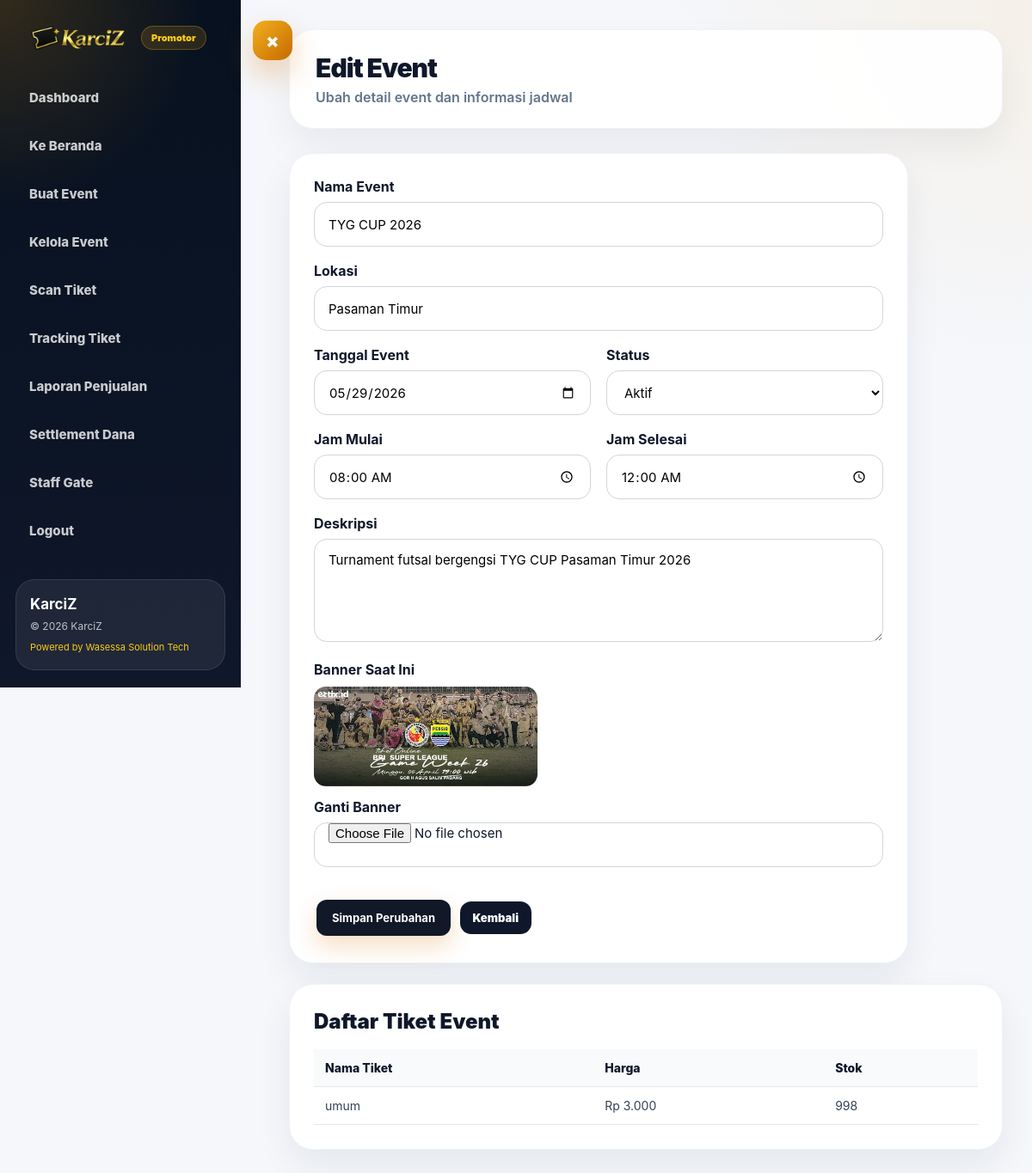
Page /organizer/edit-event.php?id=6 (signed in) on the committed database.
### tables this page shows
CREATE TABLE `events` (
  `id` int(11) NOT NULL,
  `organizer_id` int(11) DEFAULT NULL,
  `nama_event` varchar(255) DEFAULT NULL,
  `lokasi` varchar(255) DEFAULT NULL,
  `tanggal` date DEFAULT NULL,
  `tanggal_selesai` date DEFAULT NULL,
  `jam_mulai` time DEFAULT NULL,
  `jam_selesai` time DEFAULT NULL,
  `deskripsi` text DEFAULT NULL,
  `banner` varchar(255) DEFAULT NULL,
  `status` enum('aktif','selesai') DEFAULT 'aktif',
  `created_at` timestamp NOT NULL DEFAULT current_timestamp()
);

CREATE TABLE `tickets` (
  `id` int(11) NOT NULL,
  `event_id` int(11) DEFAULT NULL,
  `nama_tiket` varchar(100) DEFAULT NULL,
  `harga` int(11) DEFAULT NULL,
  `stok` int(11) DEFAULT NULL,
  `created_at` timestamp NOT NULL DEFAULT current_timestamp()
);

### organizer/edit-event.php (the view, shortened to what this page needs)
<?php
include '../config.php';
$username = $_SESSION['user'];
$event_id = intval($_GET['id']);
$stmt = $conn->prepare("
    SELECT promotor.id, promotor.nama_brand
    FROM promotor
    JOIN users ON promotor.user_id = users.id
    WHERE users.username = ?
    LIMIT 1
");
$stmt->bind_param("s", $username);
$stmt->execute();
$promotor = $stmt->get_result()->fetch_assoc();
$promotor_id = $promotor['id'];
$stmt = $conn->prepare("
    SELECT *
    FROM tickets
    WHERE event_id = ?
    ORDER BY harga ASC
");
$stmt->bind_param("i", $event_id);
$stmt->execute();
$tickets = $stmt->get_result();
$stmt = $conn->prepare("
    SELECT *
    FROM events
    WHERE id = ? AND organizer_id = ?
    LIMIT 1
");
$stmt->bind_param("ii", $event_id, $promotor_id);
$stmt->execute();
$event = $stmt->get_result()->fetch_assoc();
?>
<!DOCTYPE html>
<html lang="id">
<head>
    <link rel="stylesheet" href="/Karciz/assets/css/organizer.css?v=10">
    <link rel="stylesheet" href="/Karciz/assets/css/organizer-premium.css?v=1">
</head>
<body>
<div class="organizer-wrapper">
    <?php include 'sidebar.php'; ?>
    <div class="organizer-main">
        <div class="organizer-topbar">
            <div>
                <h3>Edit Event</h3>
                <p>Ubah detail event dan informasi jadwal</p>
            </div>
        </div>
        <div class="form-card">
            <form method="POST" enctype="multipart/form-data">
                <label>Nama Event</label>
                <input
                    type="text"
                    name="nama_event"
                    value="<?= htmlspecialchars($event['nama_event']); ?>"
                    required
                >
                <label>Lokasi</label>
                <input
                    type="text"
                    name="lokasi"
                    value="<?= htmlspecialchars($event['lokasi']); ?>"
                    required
                >
                <div class="form-grid">
                    <div>
                        <label>Tanggal Event</label>
                        <input
                            type="date"
                            name="tanggal"
                            value="<?= htmlspecialchars($event['tanggal']); ?>"
                            required
                        >
                    </div>
                    <div>
                        <label>Status</label>
                        <select name="status" required>
                            <option value="aktif" <?= $event['status'] === 'aktif' ? 'selected' : ''; ?>>Aktif</option>
                        </select>
                    </div>
                </div>
                <div class="form-grid">
                    <div>
                        <label>Jam Mulai</label>
                        <input
                            type="time"
                            name="jam_mulai"
                            value="<?= htmlspecialchars($event['jam_mulai'] ?? ''); ?>"
                        >
                    </div>
                    <div>
                        <label>Jam Selesai</label>
                        <input
                            type="time"
                            name="jam_selesai"
                            value="<?= htmlspecialchars($event['jam_selesai'] ?? ''); ?>"
                        >
                    </div>
                </div>
                <label>Deskripsi</label>
                <textarea name="deskripsi" rows="6" required><?= htmlspecialchars($event['deskripsi']); ?></textarea>
                <label>Banner Saat Ini</label>
                <?php if (!empty($event['banner'])): ?>
                    <div style="margin:10px 0;">
                        <img
                            src="/Karciz/assets/images/events/<?= htmlspecialchars($event['banner']); ?>"
                            style="max-width:260px;border-radius:14px;"
                        >
                    </div>
                <?php else: ?>
                    <p>Belum ada banner.</p>
                <?php endif; ?>
                <label>Ganti Banner</label>
                <input type="file" name="banner" accept="image/*">
                <button type="submit" class="btn-add" style="margin-top:20px;">
                    Simpan Perubahan
                </button>
                <a href="manage-event.php" class="btn-view" style="display:inline-block;margin-top:20px;">
                    Kembali
                </a>
            </form>
        </div>
        <div class="table-container" style="margin-top:24px;">
            <h3>Daftar Tiket Event</h3>
            <table>
                <thead>
                    <tr>
                        <th>Nama Tiket</th>
                        <th>Harga</th>
                        <th>Stok</th>
                    </tr>
                </thead>
                <tbody>
                    <?php if ($tickets->num_rows > 0): ?>
                        <?php while ($ticket = $tickets->fetch_assoc()): ?>
                            <tr>
                                <td><?= htmlspecialchars($ticket['nama_tiket']); ?></td>
                                <td>Rp <?= number_format($ticket['harga'], 0, ',', '.'); ?></td>
                                <td><?= $ticket['stok']; ?></td>
                            </tr>
                        <?php endwhile; ?>
                    <?php else: ?>
                        <tr>
                            <td colspan="3">Belum ada tiket.</td>
                        </tr>
                    <?php endif; ?>
                </tbody>
            </table>
        </div>
    </div>
</div>
</body>
</html>

### assets/css/organizer.css (style rules this page uses)
* { margin: 0; padding: 0; box-sizing: border-box; }
body { font-family: 'Segoe UI', Calibri, sans-serif; background: #f4f6f9; color: #111827; }
.organizer-wrapper { display: flex; min-height: 100vh; }
.organizer-main { flex: 1; padding: 28px; }
.organizer-topbar { background: #fff; padding: 18px 22px; border-radius: 16px; box-shadow: 0 8px 24px rgba(0,0,0,0.05); display: flex; justify-content: space-between; align-items: center; margin-bottom: 24px; }
.organizer-topbar h3 { font-size: 24px; }
.form-card { background: #fff; padding: 26px; border-radius: 18px; box-shadow: 0 8px 24px rgba(0,0,0,0.06); max-width: 720px; }
.form-card label { display: block; margin-bottom: 8px; font-weight: 700; }
.form-card input, .form-card textarea, .form-card select { width: 100%; padding: 13px; margin-bottom: 18px; border: 1px solid #d1d5db; border-radius: 12px; outline: none; font-family: inherit; }
.form-card button { background: #111827; color: #fff; border: none; padding: 13px 18px; border-radius: 12px; font-weight: 700; cursor: pointer; }
.table-container { background: #fff; padding: 22px; border-radius: 18px; box-shadow: 0 8px 24px rgba(0,0,0,0.06); overflow-x: auto; }
table { width: 100%; border-collapse: collapse; font-size: 14px; }
table th, table td { padding: 13px; border-bottom: 1px solid #e5e7eb; text-align: left; vertical-align: middle; }
table th { background: #f9fafb; font-weight: 800; }
.btn-add, .btn-view, .btn-edit, .btn-delete { display: inline-block; padding: 8px 11px; border-radius: 8px; text-decoration: none; font-size: 13px; margin: 3px; font-weight: 700; }
.btn-add { background: #111827; color: #fff; }
.btn-view { background: #2563eb; color: #fff; }
.form-grid { display: grid; grid-template-columns: 1fr 1fr; gap: 18px; }

### assets/css/organizer-premium.css (style rules this page uses)
* { box-sizing: border-box; }
body { margin: 0; background: #f5f7fb; color: #0f172a; font-family: Inter, "Segoe UI", Arial, sans-serif; }
.organizer-wrapper { display: grid; grid-template-columns: 280px 1fr; min-height: 100vh; background: #f5f7fb; }
.organizer-main { padding: 34px; background: radial-gradient(circle at top right, rgba(245, 158, 11, 0.08), transparent 26%), #f5f7fb; }
.organizer-topbar { min-height: 96px; background: rgba(255,255,255,.96); border: 1px solid #eef2f7; border-radius: 28px; padding: 26px 30px; margin-bottom: 28px; box-shadow: 0 18px 42px rgba(15,23,42,.06); display: flex; align-items: center; justify-content: space-between; }
.organizer-topbar h3 { font-size: 30px; font-weight: 900; letter-spacing: -1px; margin: 0 0 6px; }
.organizer-topbar p, .organizer-topbar span { color: #64748b; font-weight: 600; }
.form-card, .table-container, .verify-card { background: #fff; border: 1px solid #eef2f7; border-radius: 28px; padding: 28px; box-shadow: 0 18px 42px rgba(15,23,42,.07); }
.form-card h3, .table-container h3 { font-size: 24px; font-weight: 900; margin-bottom: 18px; }
input, select, textarea { font-family: inherit; }
.form-card input, .form-card select, .form-card textarea, .table-container input, .table-container select { height: 52px; border: 1px solid #d1d5db !important; border-radius: 15px !important; padding: 0 16px !important; outline: none; font-size: 15px; background: #fff; }
.form-card textarea { min-height: 120px; padding-top: 14px !important; }
.btn-add, .btn-view, .btn-edit, .btn-delete, button { border: none; cursor: pointer; text-decoration: none; font-family: inherit; font-weight: 900; transition: .22s ease; }
.btn-add { display: inline-flex; align-items: center; justify-content: center; padding: 13px 18px; border-radius: 14px; background: linear-gradient(135deg, #f2b01e, #c76a00); color: #fff; box-shadow: 0 12px 28px rgba(217,119,6,.24); }
.btn-view { display: inline-flex; align-items: center; justify-content: center; padding: 11px 15px; border-radius: 13px; background: #0f172a; color: #fff; }
.table-container { overflow-x: auto; }
table { width: 100%; border-collapse: collapse; min-width: 760px; }
thead { background: #f8fafc; }
th { padding: 16px 14px; text-align: left; font-size: 14px; color: #0f172a; font-weight: 900; border-bottom: 1px solid #e5e7eb; }
td { padding: 16px 14px; border-bottom: 1px solid #eef2f7; color: #334155; font-size: 14px; vertical-align: middle; }
.organizer-wrapper { display: grid; grid-template-columns: 280px 1fr; min-height: 100vh; transition: .28s ease; }
.organizer-main { padding: 34px 34px 34px 56px; }

### rows in the picture
events: nama_event "TYG CUP 2026", lokasi "Pasaman Timur", tanggal "05/29/2026", status "Aktif", jam_mulai "08:00:00", jam_selesai "00:00:00", deskripsi "Turnament futsal bergengsi TYG CUP Pasaman Timur 2026", banner (picture)
tickets: nama_tiket "umum", harga "3.000", stok "998"
